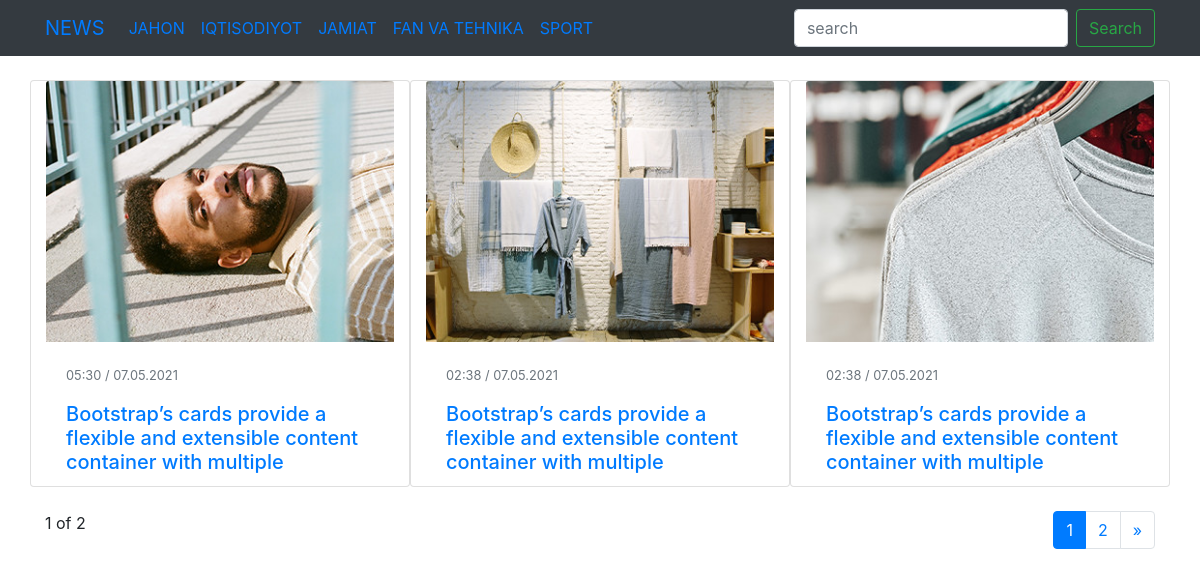
The page / on the database its author committed.
### posts/models.py (models this page shows, shortened)
class CategoryModel(models.Model):
    title = models.CharField(max_length=100)
    created_at = models.DateTimeField(auto_now_add=True)
    class Meta:
        verbose_name = 'category'
        verbose_name_plural = 'categories'

class NewsModel(models.Model):
    image = models.ImageField(upload_to='news', )
    title = models.CharField(max_length=100)
    comment = models.TextField()
    category = models.ForeignKey(CategoryModel, on_delete=models.PROTECT, related_name='news')
    created_at = models.DateTimeField(auto_now_add=True)
    class Meta:
        verbose_name = 'news'
        verbose_name_plural = 'news'

### posts/views.py (the view)
# urls.py: path('', NewsView.as_view()),
class NewsView(ListView):
    template_name = 'index.html'
    model = NewsModel
    paginate_by = 3
    def get_queryset(self):
        pk = self.kwargs.get('pk')
        q = self.request.GET.get('q', '')
        if q:
            return NewsModel.objects.filter(Q(title__icontains=q) |
                                            Q(comment__icontains=q)
                                            )
        if pk:
            return NewsModel.objects.filter(category_id=pk).order_by('-pk')
        else:
            return NewsModel.objects.order_by('-pk')

### news/context_data.py (called while the page is built)
def get_category(request):
    return {
        'category': CategoryModel.objects.all()
    }

### posts/templatetags/my_filters.py (called while the page is built)
@register.simple_tag
def my_range(n):
    return range(n)

### templates/index.html (shortened to what this page needs)
{% load static %}
{% load my_filters %}
<!DOCTYPE html>
<html lang="en">
<head>
    <link rel="stylesheet" href="https://cdn.jsdelivr.net/npm/bootstrap@4.6.0/dist/css/bootstrap.min.css">
</head>
<body>
{% include 'header.html' %}
<div class="container mt-4">
    <div class="row">
        {% for i in object_list %}
            <div class="card col-xl-4 mb-4">
                <img src="{{ i.image.url }}" class="card-img-top" alt="...">
                <div class="card-body" style="padding-bottom: 0px">
                    <p class="card-text"><small class="text-muted">
                        {{ i.created_at|date:'H:i / d.m.Y' }}</small></p>
                    <h5 class="card-title"><a class='a' href="{% url 'detail' pk=i.pk %}">{{ i.title }}</a></h5>
                </div>
            </div>
        {% endfor %}
    </div>
    {{ page_obj.number }} of {{ page_obj.paginator.num_pages }}
    <nav class="float-right">
        <ul class="pagination">
            {% my_range page_obj.paginator.num_pages as x %}
            {% for foo in x %}
                <li class="page-item {% if page_obj.number == forloop.counter %} active {% endif %}">
                    <a class="page-link" href="?page={{ forloop.counter }}">{{ forloop.counter }}</a>
                </li>
            {% endfor %}
            {% if page_obj.has_next %}
                <li class="page-item">
                    <a class="page-link" href="?page={{ page_obj.next_page_number }}">
                        <span>&raquo;</span>
                    </a>
                </li>
            {% endif %}
        </ul>
    </nav>
</div>
</body>
</html>

### templates/header.html (shortened to what this page needs)
<nav class="navbar navbar-expand-lg bg-dark navbar-white">
    <div class="container">
        <a class="navbar-brand" href="/">NEWS</a>
        <div class="collapse navbar-collapse" id="navbarNav">
            <ul class="navbar-nav">
                {% for i in category %}
                    <li class="nav-item">
                        <a class="nav-link" href="{% url 'category' pk=i.pk %}">{{ i.title }}</a>
                    </li>
                {% endfor %}
            </ul>
        </div>
        <form action="/" class="form-inline">
            <input value="{{ request.GET.q }}" name="q" type="search" class="form-control mr-sm-2" placeholder="search">
            <button class="btn btn-outline-success my-2 my-sm-0" type="submit">Search</button>
        </form>
    </div>
</nav>

### rows shown on the page
CategoryModel: title "JAHON"
CategoryModel: title "IQTISODIYOT"
CategoryModel: title "JAMIAT"
CategoryModel: title "FAN VA TEHNIKA"
CategoryModel: title "SPORT"
NewsModel: image (picture), created_at "05:30 / 07.05.2021", title "Bootstrap’s cards provide a flexible and extensible content container with multiple"
NewsModel: image (picture), created_at "02:38 / 07.05.2021", title "Bootstrap’s cards provide a flexible and extensible content container with multiple"
NewsModel: image (picture), created_at "02:38 / 07.05.2021", title "Bootstrap’s cards provide a flexible and extensible content container with multiple"

### other values the page prints
{{ page_obj.number }} "1"
{{ page_obj.paginator.num_pages }} "2"
